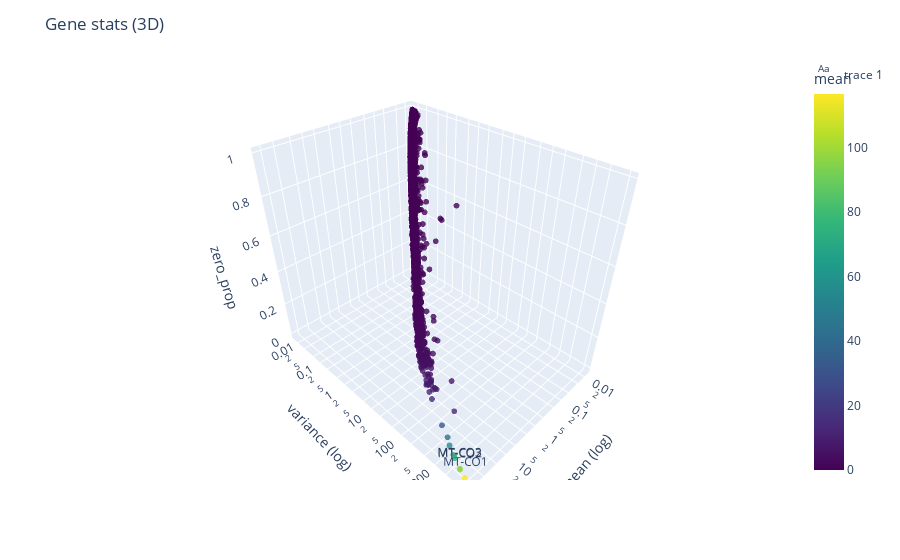

Here is the notebook cell this chart was saved with:
### Code cell
plot_stats_3d(stats, genes=stats.index.tolist())

### Figure 1 — Plotly figure (JSON) as saved in the notebook; plotly's stock layout.template omitted (floating-point values rounded to 4 significant figures; data arrays with more than 128 entries replaced by an {"elided": "..."} marker saying what was removed)
{"data": [{"hovertemplate": "<b>%{hovertext}</b><br><br>mean=%{marker.color}<br>variance=%{y}<br>zero_prop=%{z}<extra></extra>", "hovertext": {"elided": "13727 str values"}, "legendgroup": "", "marker": {"color": {"elided": "13727 float values"}, "coloraxis": "coloraxis", "opacity": 0.8, "size": 2, "symbol": "circle"}, "mode": "markers", "name": "", "scene": "scene", "showlegend": false, "type": "scatter3d", "x": {"elided": "13727 float values"}, "y": {"elided": "13727 float values"}, "z": {"elided": "13727 float values"}}, {"marker": {"opacity": 0, "size": 0.1}, "mode": "text", "text": ["MT-CO1", "MT-CO2", "MT-CO3"], "textposition": "top center", "type": "scatter3d", "x": [116.5, 98.69, 96.5], "y": [4709.0, 3071.0, 2960.0], "z": [1e-10, 1e-10, 1e-10]}], "layout": {"coloraxis": {"colorbar": {"title": {"text": "mean"}}, "colorscale": [[0, "#440154"], [0.1111, "#482878"], [0.2222, "#3e4989"], [0.3333, "#31688e"], [0.4444, "#26828e"], [0.5556, "#1f9e89"], [0.6667, "#35b779"], [0.7778, "#6ece58"], [0.8889, "#b5de2b"], [1, "#fde725"]]}, "legend": {"tracegroupgap": 0}, "margin": {"t": 60}, "scene": {"domain": {"x": [0, 1], "y": [0, 1]}, "xaxis": {"title": {"text": "mean (log)"}, "type": "log"}, "yaxis": {"title": {"text": "variance (log)"}, "type": "log"}, "zaxis": {"title": {"text": "zero_prop"}}}, "title": {"text": "Gene stats (3D)"}}}
